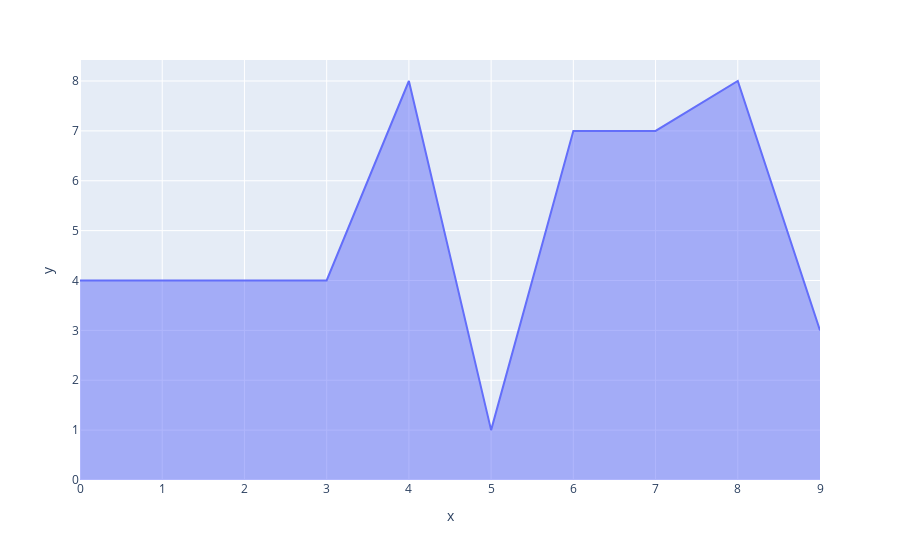

Notebook code for this chart:
### Code cell
px.area(x=x,y=y)

### Figure 1 — Plotly figure (JSON) as saved in the notebook; plotly's stock layout.template omitted (floating-point values rounded to 4 significant figures)
{"data": [{"fillpattern": {"shape": ""}, "hovertemplate": "x=%{x}<br>y=%{y}<extra></extra>", "legendgroup": "", "line": {"color": "#636efa"}, "marker": {"symbol": "circle"}, "mode": "lines", "name": "", "orientation": "v", "showlegend": false, "stackgroup": "1", "type": "scatter", "x": [0, 1, 2, 3, 4, 5, 6, 7, 8, 9], "xaxis": "x", "y": [4, 4, 4, 4, 8, 1, 7, 7, 8, 3], "yaxis": "y"}], "layout": {"legend": {"tracegroupgap": 0}, "margin": {"t": 60}, "xaxis": {"anchor": "y", "domain": [0, 1], "title": {"text": "x"}}, "yaxis": {"anchor": "x", "domain": [0, 1], "title": {"text": "y"}}}}
